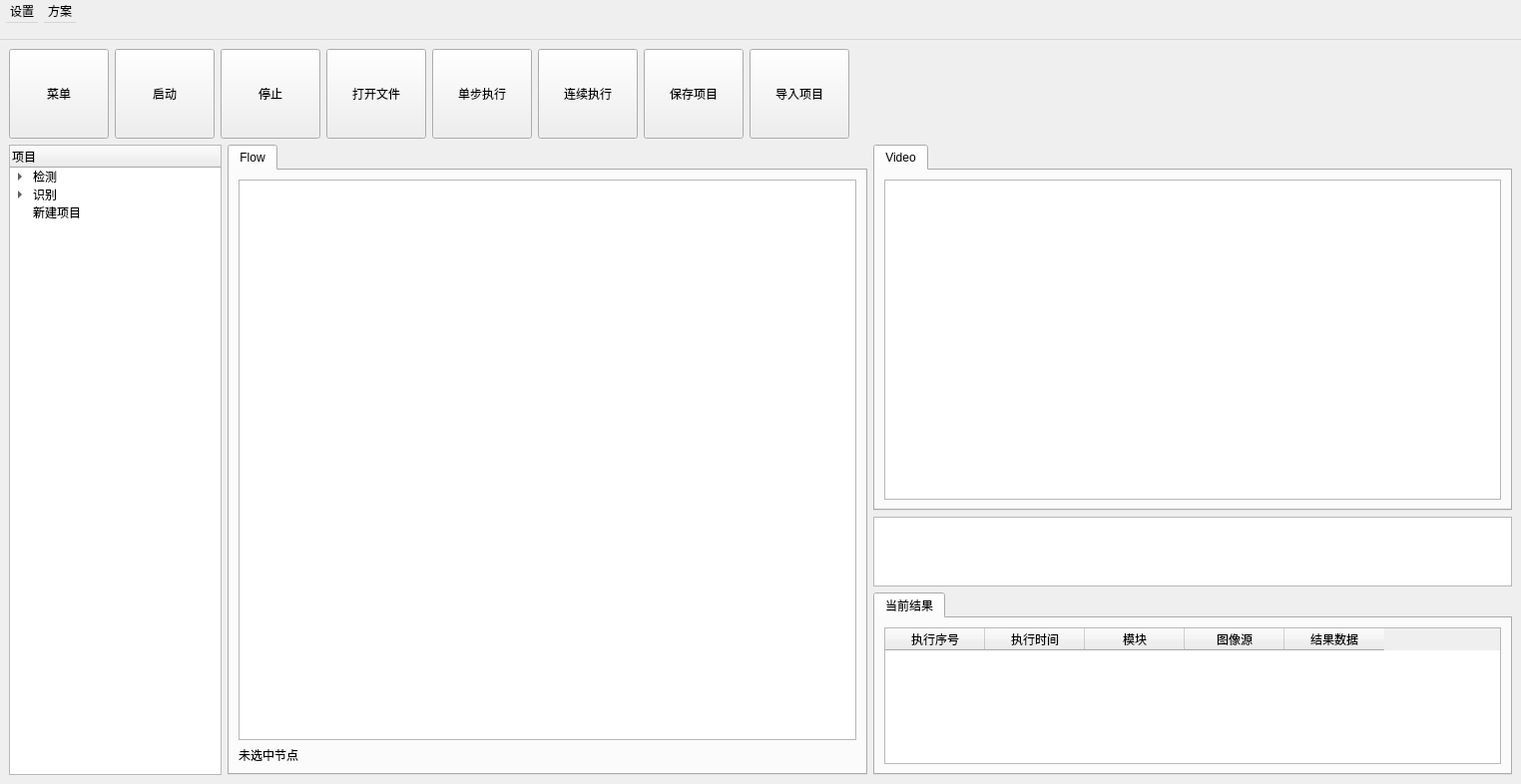
<?xml version="1.0" encoding="UTF-8"?>
<ui version="4.0">
 <class>MainWindow</class>
 <widget class="QMainWindow" name="MainWindow">
  <property name="geometry">
   <rect>
    <x>0</x>
    <y>0</y>
    <width>1524</width>
    <height>786</height>
   </rect>
  </property>
  <property name="sizePolicy">
   <sizepolicy hsizetype="MinimumExpanding" vsizetype="Preferred">
    <horstretch>0</horstretch>
    <verstretch>0</verstretch>
   </sizepolicy>
  </property>
  <property name="windowTitle">
   <string>MainWindow</string>
  </property>
  <widget class="QWidget" name="centralwidget">
   <layout class="QHBoxLayout" name="horizontalLayout_4">
    <item>
     <layout class="QVBoxLayout" name="verticalLayout_4">
      <item>
       <layout class="QHBoxLayout" name="horizontalLayout">
        <item>
         <widget class="QPushButton" name="menu_button">
          <property name="minimumSize">
           <size>
            <width>100</width>
            <height>90</height>
           </size>
          </property>
          <property name="maximumSize">
           <size>
            <width>100</width>
            <height>90</height>
           </size>
          </property>
          <property name="text">
           <string>菜单</string>
          </property>
         </widget>
        </item>
        <item>
         <widget class="QPushButton" name="camera_button">
          <property name="minimumSize">
           <size>
            <width>100</width>
            <height>90</height>
           </size>
          </property>
          <property name="maximumSize">
           <size>
            <width>100</width>
            <height>90</height>
           </size>
          </property>
          <property name="text">
           <string>启动</string>
          </property>
         </widget>
        </item>
        <item>
         <widget class="QPushButton" name="close_button">
          <property name="minimumSize">
           <size>
            <width>100</width>
            <height>90</height>
           </size>
          </property>
          <property name="maximumSize">
           <size>
            <width>100</width>
            <height>90</height>
           </size>
          </property>
          <property name="text">
           <string>停止</string>
          </property>
         </widget>
        </item>
        <item>
         <widget class="QPushButton" name="open_button">
          <property name="minimumSize">
           <size>
            <width>100</width>
            <height>90</height>
           </size>
          </property>
          <property name="maximumSize">
           <size>
            <width>100</width>
            <height>90</height>
           </size>
          </property>
          <property name="text">
           <string>打开文件</string>
          </property>
         </widget>
        </item>
        <item>
         <widget class="QPushButton" name="btn_step_execute">
          <property name="minimumSize">
           <size>
            <width>100</width>
            <height>90</height>
           </size>
          </property>
          <property name="maximumSize">
           <size>
            <width>100</width>
            <height>90</height>
           </size>
          </property>
          <property name="text">
           <string>单步执行</string>
          </property>
         </widget>
        </item>
        <item>
         <widget class="QPushButton" name="btn_continuous_execute">
          <property name="minimumSize">
           <size>
            <width>100</width>
            <height>90</height>
           </size>
          </property>
          <property name="maximumSize">
           <size>
            <width>100</width>
            <height>90</height>
           </size>
          </property>
          <property name="text">
           <string>连续执行</string>
          </property>
         </widget>
        </item>
        <item>
         <widget class="QPushButton" name="save_project_button">
          <property name="minimumSize">
           <size>
            <width>100</width>
            <height>90</height>
           </size>
          </property>
          <property name="maximumSize">
           <size>
            <width>100</width>
            <height>90</height>
           </size>
          </property>
          <property name="text">
           <string>保存项目</string>
          </property>
         </widget>
        </item>
        <item>
         <widget class="QPushButton" name="open_project_button">
          <property name="minimumSize">
           <size>
            <width>100</width>
            <height>90</height>
           </size>
          </property>
          <property name="maximumSize">
           <size>
            <width>100</width>
            <height>90</height>
           </size>
          </property>
          <property name="text">
           <string>导入项目</string>
          </property>
         </widget>
        </item>
        <item>
         <spacer name="horizontalSpacer">
          <property name="orientation">
           <enum>Qt::Horizontal</enum>
          </property>
          <property name="sizeHint" stdset="0">
           <size>
            <width>40</width>
            <height>20</height>
           </size>
          </property>
         </spacer>
        </item>
       </layout>
      </item>
      <item>
       <layout class="QHBoxLayout" name="horizontalLayout_2" stretch="1,3,3">
        <item>
         <widget class="QTreeWidget" name="tree">
          <column>
           <property name="text">
            <string>项目</string>
           </property>
          </column>
          <item>
           <property name="text">
            <string>检测</string>
           </property>
           <item>
            <property name="text">
             <string>直线</string>
            </property>
           </item>
           <item>
            <property name="text">
             <string>圆</string>
            </property>
           </item>
           <item>
            <property name="text">
             <string>灰度</string>
            </property>
           </item>
          </item>
          <item>
           <property name="text">
            <string>识别</string>
           </property>
           <item>
            <property name="text">
             <string>人脸</string>
            </property>
           </item>
           <item>
            <property name="text">
             <string>颜色</string>
            </property>
           </item>
          </item>
          <item>
           <property name="text">
            <string>新建项目</string>
           </property>
          </item>
         </widget>
        </item>
        <item>
         <widget class="QTabWidget" name="flowWidget">
          <property name="currentIndex">
           <number>0</number>
          </property>
          <widget class="QWidget" name="flow">
           <attribute name="title">
            <string>Flow</string>
           </attribute>
           <layout class="QVBoxLayout" name="verticalLayout_3">
            <item>
             <widget class="QGraphicsView" name="flowView"/>
            </item>
            <item>
             <widget class="QLabel" name="lbl_current_node">
              <property name="text">
               <string>未选中节点</string>
              </property>
             </widget>
            </item>
           </layout>
          </widget>
         </widget>
        </item>
        <item>
         <layout class="QVBoxLayout" name="verticalLayout_2" stretch="10,1,5">
          <item>
           <widget class="QTabWidget" name="tabWidget">
            <property name="currentIndex">
             <number>0</number>
            </property>
            <widget class="QWidget" name="Video">
             <attribute name="title">
              <string>Video</string>
             </attribute>
             <layout class="QHBoxLayout" name="horizontalLayout_5">
              <item>
               <widget class="QGraphicsView" name="graphicsView_video"/>
              </item>
             </layout>
            </widget>
           </widget>
          </item>
          <item>
           <widget class="QListWidget" name="image_gallery">
            <property name="flow">
             <enum>QListView::LeftToRight</enum>
            </property>
            <property name="resizeMode">
             <enum>QListView::Adjust</enum>
            </property>
            <property name="spacing">
             <number>10</number>
            </property>
            <property name="viewMode">
             <enum>QListView::IconMode</enum>
            </property>
           </widget>
          </item>
          <item>
           <widget class="QTabWidget" name="result_tab">
            <property name="currentIndex">
             <number>0</number>
            </property>
            <widget class="QWidget" name="tab_2">
             <attribute name="title">
              <string>当前结果</string>
             </attribute>
             <layout class="QVBoxLayout" name="verticalLayout">
              <item>
               <widget class="QTableWidget" name="execution_log">
                <property name="columnCount">
                 <number>5</number>
                </property>
                <column>
                 <property name="text">
                  <string>执行序号</string>
                 </property>
                </column>
                <column>
                 <property name="text">
                  <string>执行时间</string>
                 </property>
                </column>
                <column>
                 <property name="text">
                  <string>模块</string>
                 </property>
                </column>
                <column>
                 <property name="text">
                  <string>图像源</string>
                 </property>
                </column>
                <column>
                 <property name="text">
                  <string>结果数据</string>
                 </property>
                </column>
               </widget>
              </item>
             </layout>
            </widget>
           </widget>
          </item>
         </layout>
        </item>
       </layout>
      </item>
     </layout>
    </item>
   </layout>
  </widget>
  <widget class="QMenuBar" name="menubar">
   <property name="geometry">
    <rect>
     <x>0</x>
     <y>0</y>
     <width>1524</width>
     <height>40</height>
    </rect>
   </property>
   <property name="sizePolicy">
    <sizepolicy hsizetype="Fixed" vsizetype="Minimum">
     <horstretch>0</horstretch>
     <verstretch>0</verstretch>
    </sizepolicy>
   </property>
   <property name="minimumSize">
    <size>
     <width>0</width>
     <height>40</height>
    </size>
   </property>
   <property name="maximumSize">
    <size>
     <width>16777215</width>
     <height>50</height>
    </size>
   </property>
   <property name="font">
    <font>
     <pointsize>9</pointsize>
    </font>
   </property>
   <widget class="QMenu" name="menu">
    <property name="geometry">
     <rect>
      <x>246</x>
      <y>116</y>
      <width>117</width>
      <height>69</height>
     </rect>
    </property>
    <property name="font">
     <font>
      <pointsize>9</pointsize>
     </font>
    </property>
    <property name="title">
     <string>设置</string>
    </property>
    <addaction name="action"/>
   </widget>
   <widget class="QMenu" name="menu_project">
    <property name="font">
     <font>
      <pointsize>9</pointsize>
     </font>
    </property>
    <property name="title">
     <string>方案</string>
    </property>
    <addaction name="action_open_project"/>
    <addaction name="action_save_project"/>
    <addaction name="action_save_project_as"/>
   </widget>
   <addaction name="menu"/>
   <addaction name="menu_project"/>
  </widget>
  <action name="action">
   <property name="text">
    <string>摄像头设置</string>
   </property>
   <property name="font">
    <font/>
   </property>
  </action>
  <action name="action_open_project">
   <property name="text">
    <string>打开方案…</string>
   </property>
  </action>
  <action name="action_save_project">
   <property name="text">
    <string>保存方案</string>
   </property>
  </action>
  <action name="action_save_project_as">
   <property name="text">
    <string>另存为…</string>
   </property>
  </action>
 </widget>
 <resources/>
 <connections/>
</ui>
